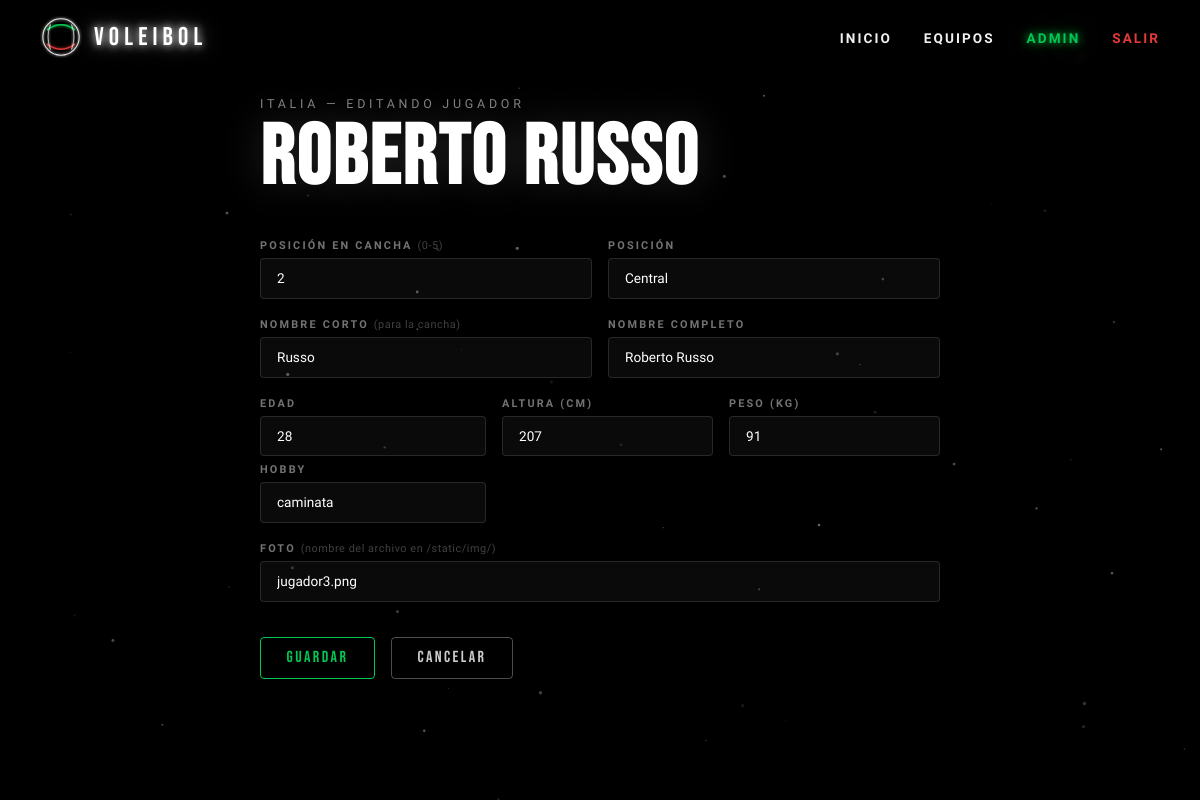
Screenshot of /equipos/admin-panel/equipo/1/jugador/3/editar/ (signed in) with the database file from the repository.
### equipos/models.py (models this page shows, shortened)
class Equipo(models.Model):
    slug        = models.SlugField(unique=True)          # 'italia', 'polonia', 'brasil'
    nombre      = models.CharField(max_length=100)       # 'ITALIA'
    subtitulo   = models.CharField(max_length=200)
    clase_color = models.CharField(max_length=50)        # 'equipo-italia'
    imagen      = models.CharField(max_length=100)       # 'equipo-italia.png'
    class Meta:
        verbose_name = 'Equipo'
        verbose_name_plural = 'Equipos'

class Jugador(models.Model):
    POSICIONES = [
        ('Armador',           'Armador'),
        ('Receptor/Atacante', 'Receptor/Atacante'),
        ('Central',           'Central'),
        ('Opuesto',           'Opuesto'),
        ('Líbero',            'Líbero'),
    ]
    equipo          = models.ForeignKey(Equipo, on_delete=models.CASCADE, related_name='jugadores')
    orden           = models.PositiveSmallIntegerField(default=0)   # 0-5, posición en cancha
    nombre          = models.CharField(max_length=60)               # apellido corto
    nombre_completo = models.CharField(max_length=120)
    hobby = models.CharField(max_length=120, default='')
    posicion        = models.CharField(max_length=30, choices=POSICIONES)
    edad            = models.PositiveSmallIntegerField()
    altura_cm       = models.PositiveSmallIntegerField()            # solo el número
    peso_kg         = models.PositiveSmallIntegerField()
    foto            = models.CharField(max_length=100)              # 'jugador1.png'
    class Meta:
        ordering = ['equipo', 'orden']
        verbose_name = 'Jugador'
        verbose_name_plural = 'Jugadores'

### equipos/views.py (the view, shortened to what this page needs)
# urls.py: path('admin-panel/equipo/<int:equipo_pk>/jugador/<int:pk>/editar/', views.jugador_form,     name='jugador_editar'),
@login_required
def jugador_form(request, equipo_pk, pk=None):
    equipo  = get_object_or_404(Equipo, pk=equipo_pk)
    jugador = get_object_or_404(Jugador, pk=pk, equipo=equipo) if pk else None
    return render(request, 'equipos/admin/jugador_form.html', {
        'equipo': equipo, 'jugador': jugador,
        'posiciones': Jugador.POSICIONES,
    })

### templates/equipos/admin/jugador_form.html (shortened to what this page needs)
{% extends 'equipos/admin/base_admin.html' %}
{% block contenido %}
<div class="form-wrap">
  <p class="texto-subtitulo">{{ equipo.nombre }} — {% if jugador %}Editando jugador{% else %}Nuevo jugador{% endif %}</p>
  <h1 class="texto-titulo">{% if jugador %}{{ jugador.nombre_completo|upper }}{% else %}AGREGAR <span class="acento-verde">JUGADOR</span>{% endif %}</h1>
  <form method="post" class="admin-form">
    <div class="campo-grid">
      <div class="campo">
        <label>POSICIÓN EN CANCHA <span class="campo-hint">(0-5)</span></label>
        <input type="number" name="orden" min="0" max="5" required value="{{ jugador.orden|default:'0' }}"/>
      </div>
      <div class="campo">
        <label>POSICIÓN</label>
        <select name="posicion" required>
          {% for valor, etiqueta in posiciones %}
          <option value="{{ valor }}" {% if jugador.posicion == valor %}selected{% endif %}>{{ etiqueta }}</option>
          {% endfor %}
        </select>
      </div>
    </div>
    <div class="campo-grid">
      <div class="campo">
        <label>NOMBRE CORTO <span class="campo-hint">(para la cancha)</span></label>
        <input type="text" name="nombre" required placeholder="Giannelli" value="{{ jugador.nombre|default:'' }}"/>
      </div>
      <div class="campo">
        <label>NOMBRE COMPLETO</label>
        <input type="text" name="nombre_completo" required placeholder="Simone Giannelli" value="{{ jugador.nombre_completo|default:'' }}"/>
      </div>
    </div>
    <div class="campo-grid tres">
      <div class="campo">
        <label>EDAD</label>
        <input type="number" name="edad" required min="16" max="50" value="{{ jugador.edad|default:'' }}"/>
      <div class="campo">
        <label>HOBBY</label>
        <input type="text" name="hobby" required placeholder="caminata" value="{{ jugador.hobby|default:'' }}"/>
      </div>
      </div>
      <div class="campo">
        <label>ALTURA (cm)</label>
        <input type="number" name="altura_cm" required min="150" max="230" value="{{ jugador.altura_cm|default:'' }}"/>
      </div>
      <div class="campo">
        <label>PESO (kg)</label>
        <input type="number" name="peso_kg" required min="50" max="150" value="{{ jugador.peso_kg|default:'' }}"/>
      </div>
    </div>
    <div class="campo">
      <label>FOTO <span class="campo-hint">(nombre del archivo en /static/img/)</span></label>
      <input type="text" name="foto" required placeholder="jugador1.png" value="{{ jugador.foto|default:'' }}"/>
    </div>
    <div class="form-botones">
      <button type="submit" class="btn-admin btn-verde">GUARDAR</button>
      <a href="{% url 'admin_panel' %}" class="btn-admin btn-blanco">CANCELAR</a>
    </div>
  </form>
</div>
{% endblock %}

### static/css/estilos.css (style rules this page uses)
:root { --negro: #000000; --negro-suave: #050505; --blanco: #ffffff; --blanco-suave: #F0F0F0; --verde: #00C853; --rojo: #E53935; --rojo-vivo: #FF1744; --fuente-titulo: 'Bebas Neue', sans-serif; --fuente-cuerpo: 'Chakra Petch', sans-serif; --brillo-blanco: 0 0 8px #fff, 0 0 20px rgba(255,255,255,0.6); --brillo-verde: 0 0 8px #00C853, 0 0 25px rgba(0,200,83,0.5); --brillo-rojo: 0 0 8px #E53935, 0 0 25px rgba(229,57,53,0.5); }
*, *::before, *::after { margin: 0; padding: 0; box-sizing: border-box; }
html { scroll-behavior: smooth; }
body { background: var(--negro); color: var(--blanco); font-family: var(--fuente-cuerpo); overflow-x: hidden; }
.texto-subtitulo { font-family: var(--fuente-cuerpo); font-size: 0.78rem; font-weight: 300; letter-spacing: 0.3em; text-transform: uppercase; color: rgba(255,255,255,0.5); margin-bottom: 0.5rem; }
.texto-titulo { font-family: var(--fuente-titulo); font-size: clamp(3.5rem, 7vw, 6.5rem); line-height: 0.95; letter-spacing: 0.03em; color: var(--blanco); text-shadow: 0 0 40px rgba(255,255,255,0.15); margin-bottom: 1.2rem; }

### static/css/admin.css (style rules this page uses)
.admin-body { overflow-x: hidden; overflow-y: auto; }
.btn-admin { display: inline-flex; align-items: center; justify-content: center; font-family: var(--fuente-titulo); letter-spacing: .15em; text-decoration: none; border: 1px solid; border-radius: 4px; cursor: pointer; transition: background .25s, border-color .25s, box-shadow .25s, color .25s; white-space: nowrap; background: transparent; }
.btn-admin:not(.btn-sm):not(.btn-xs) { font-size: 1rem; padding: .65rem 1.6rem; }
.btn-verde { border-color: var(--verde); color: var(--verde); }
.btn-blanco { border-color: rgba(255,255,255,.3); color: rgba(255,255,255,.8); }
.form-wrap { max-width: 680px; margin: 0 auto; }
.form-wrap .texto-titulo { margin-bottom: 2.5rem; }
.admin-form { display: flex; flex-direction: column; gap: 1.2rem; }
.campo { display: flex; flex-direction: column; gap: .4rem; }
.campo label { font-family: var(--fuente-cuerpo); font-size: .68rem; font-weight: 600; letter-spacing: .2em; text-transform: uppercase; color: rgba(255,255,255,.45); }
.campo-hint { font-weight: 300; letter-spacing: .05em; color: rgba(255,255,255,.25); text-transform: none; }
.campo input, .campo select { background: rgba(255,255,255,.04); border: 1px solid rgba(255,255,255,.12); border-radius: 4px; padding: .7rem 1rem; color: #fff; font-family: var(--fuente-cuerpo); font-size: .85rem; transition: border-color .25s, box-shadow .25s; outline: none; -webkit-appearance: none; }
.campo select option { background: #111; }
.campo-grid { display: grid; grid-template-columns: 1fr 1fr; gap: 1rem; }
.campo-grid.tres { grid-template-columns: 1fr 1fr 1fr; }
.form-botones { display: flex; gap: 1rem; margin-top: 1rem; }

### rows the page displays
Equipo: nombre "ITALIA"
Jugador: nombre_completo "ROBERTO RUSSO", orden "2", posicion "Central", nombre "Russo", nombre_completo "Roberto Russo", edad "28", hobby "caminata", altura_cm "207", peso_kg "91", foto "jugador3.png"
